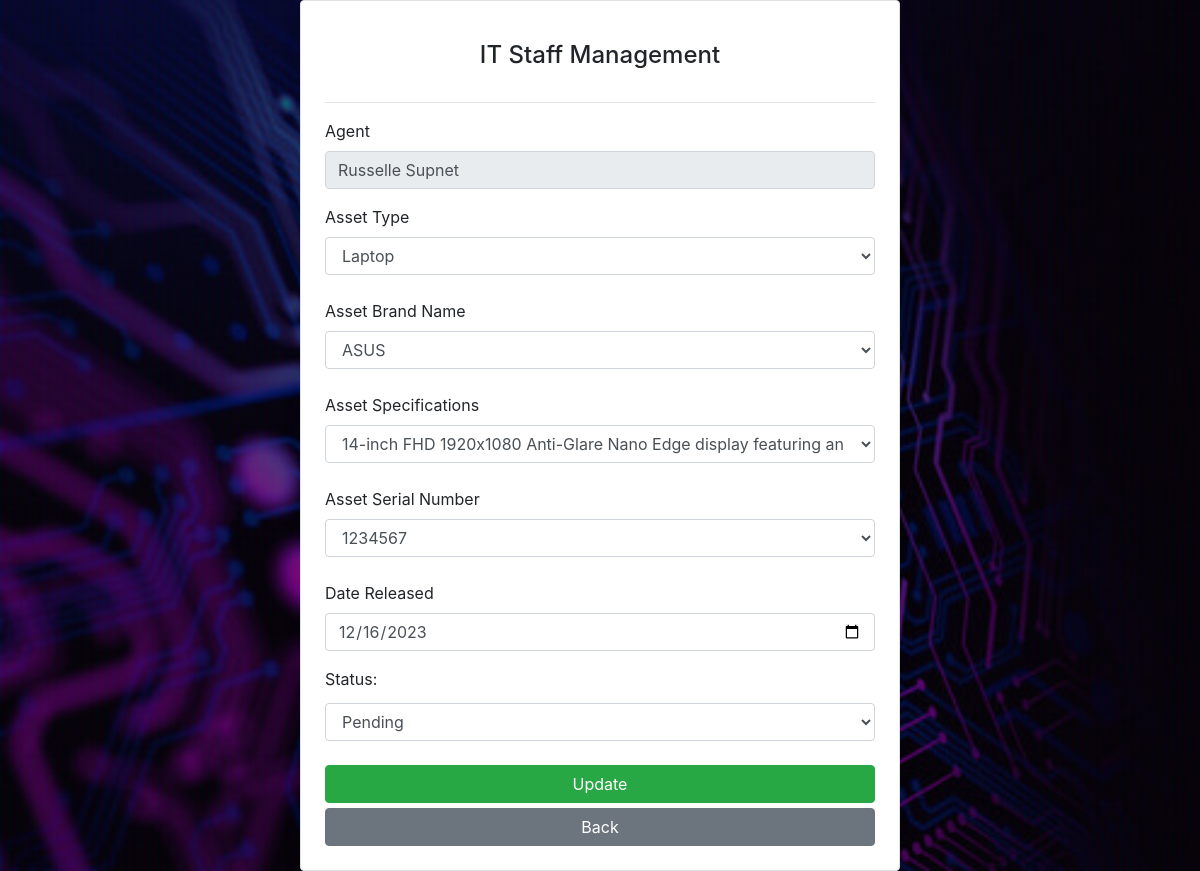
The app's page /updatereqdev.php?id=28 (signed in) with its own data.
### tables this page shows
CREATE TABLE `reqdev` (
  `id` int(11) NOT NULL,
  `agent` varchar(255) NOT NULL,
  `device` varchar(255) NOT NULL,
  `brand` varchar(255) NOT NULL,
  `specs` varchar(255) NOT NULL,
  `serialno` varchar(255) NOT NULL,
  `currentdate` date NOT NULL,
  `daterel` date NOT NULL,
  `status` enum('Pending','Deployed','Returned') NOT NULL
);

### php/updateReq.php (called while the page is built, shortened)
<?php
include __DIR__ . "/../db_conn.php";
function validate($data)
{
    $data = trim($data);
    $data = stripslashes($data);
    $data = htmlspecialchars($data);
    return $data;
}
if (isset($_GET['id'])) {
    $id = validate($_GET['id']);
    $stmt = $conn->prepare("SELECT * FROM reqdev WHERE id=?");
    $stmt->bind_param("i", $id);
    $stmt->execute();
    $result = $stmt->get_result();
    if ($result->num_rows > 0) {
        $row = $result->fetch_assoc();
    } else {
        header("Location: home.php");
        exit();
    }
} else {
    header("Location: ../home.php");
    exit();
}
?>

### updatereqdev.php (the view, shortened to what this page needs)
<?php include 'php/updateReq.php'; ?>
<!DOCTYPE html>
<html>
<head>
    <link rel="stylesheet" href="https://cdn.jsdelivr.net/npm/bootstrap@4.6.2/dist/css/bootstrap.min.css">
</head>
<body>
    <div class="container d-flex justify-content-center align-items-center" style="min-height: 100vh">
        <form class="border shadow p-4 rounded" action="php/updateReq.php" method="post" style="width: 600px; background-color: white">
            <h4 class="text-center p-3">IT Staff Management</h4><hr>
            <div class="mb-3">
                <label for="agent">Agent</label>
                <input type="text" class="form-control" id="agent" name="agent" value="<?= htmlspecialchars($row['agent']); ?>" autocomplete="off" readonly>
            </div>
            <label> Asset Type </label>
            <select class="form-control" name="device">
                <?php
                include "../db_conn.php";
                $query = "SELECT DISTINCT device FROM asset";
                $result = mysqli_query($conn, $query);
                if (mysqli_num_rows($result) > 0) {
                    while ($deviceRow = mysqli_fetch_assoc($result)) {
                        $selected = ($deviceRow['device'] == $row['device']) ? 'selected' : '';
                        echo '<option value="' . $deviceRow['device'] . '" ' . $selected . '>' . $deviceRow['device'] . '</option>';
                    }
                }
                ?>
            </select><br>
            <label> Asset Brand Name </label>
			<select class="form-control" name="brand">
    			<?php
    			$query = "SELECT DISTINCT brand FROM asset";
    			$result = mysqli_query($conn, $query);
    			if (mysqli_num_rows($result) > 0) {
        		while ($brandRow = mysqli_fetch_assoc($result)) {
            	$selected = ($brandRow['brand'] == $row['brand']) ? 'selected' : '';
            	echo '<option value="' . $brandRow['brand'] . '" ' . $selected . '>' . $brandRow['brand'] . '</option>';
        				}
    				}
    			?>
			</select><br>
			<label> Asset Specifications </label>
			<select class="form-control" name="specs">
    			<?php
    			$query = "SELECT DISTINCT specs FROM asset";
    			$result = mysqli_query($conn, $query);
    			if (mysqli_num_rows($result) > 0) {
        		while ($specsRow = mysqli_fetch_assoc($result)) {
            	$selected = ($specsRow['specs'] == $row['specs']) ? 'selected' : '';
            	echo '<option value="' . $specsRow['specs'] . '" ' . $selected . '>' . $specsRow['specs'] . '</option>';
        				}
    				}
    			?>
			</select><br>
			<label> Asset Serial Number </label>
			<select class="form-control" name="serialno">
    			<?php
    			$query = "SELECT DISTINCT serialno FROM asset";
    			$result = mysqli_query($conn, $query);
    			if (mysqli_num_rows($result) > 0) {
        		while ($serialnoRow = mysqli_fetch_assoc($result)) {
            	$selected = ($serialnoRow['serialno'] == $row['serialno']) ? 'selected' : '';
            	echo '<option value="' . $serialnoRow['serialno'] . '" ' . $selected . '>' . $serialnoRow['serialno'] . '</option>';
        				}
    				}
    			?>
			</select><br>
            <div class="mb-3">
                <label for="daterel">Date Released</label>
                <input type="date" class="form-control" id="daterel" name="daterel" value="<?= htmlspecialchars($row['daterel']); ?>">
            </div>
            <div class="mb-1">
                <label class="form-label">Status:</label>
            </div>
            <select class="form-control" name="status" aria-label="Default select example" value="<?= htmlspecialchars($row['status']); ?>">
				<option selected value="Pending">Pending</option>
			</select><br>
            <button type="submit" class="btn btn-success" name="update" style="width:100%; margin-bottom:5px;">Update</button>
            <a href="home.php" style="width: 100%" class="btn btn-secondary">Back</a>
        </form>
    </div>
</body>
</html>

### updatereqdev.php (style rules this page uses)
body { background-image: linear-gradient(rgba(0, 0, 0, 0.5), rgba(0, 0, 0, 0.5)), url("img/bg1.jpg"); background-size: cover; }

### records on screen
reqdev: agent "Russelle Supnet", daterel "12/16/2023", status "Pending"

### other values on screen
form field device "Laptop"
form field brand "ASUS"
form field specs "14-inch FHD 1920x1080 Anti-Glare Nano Edge display featuring an ultra-narrow bezel with anti-glare coating, Powered by the Intel Dual-Core Celeron N4020 Processor (4M Cache, up to 2.8 GHz), FHD display with a durable 180-degree hinge, 4GB LPDDR4 RAM, 128G"
form field serialno "1234567"
